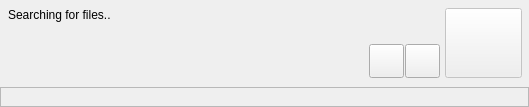
<?xml version="1.0" encoding="UTF-8"?>
<ui version="4.0">
 <class>BreakForm</class>
 <widget class="QWidget" name="BreakForm">
  <property name="geometry">
   <rect>
    <x>498</x>
    <y>364</y>
    <width>529</width>
    <height>107</height>
   </rect>
  </property>
  <property name="toolTip">
   <string></string>
  </property>
  <property name="windowTitle">
   <string>Koperek</string>
  </property>
  <widget class="QLabel" name="Label1">
   <property name="geometry">
    <rect>
     <x>8</x>
     <y>8</y>
     <width>107</width>
     <height>14</height>
    </rect>
   </property>
   <property name="text">
    <string>Searching for files..</string>
   </property>
   <property name="enabled">
    <bool>true</bool>
   </property>
   <property name="toolTip">
    <string></string>
   </property>
   <property name="palette">
    <palette>
     <active>
      <colorrole role="WindowText">
       <brush brushstyle="SolidPattern">
        <color alpha="255">
         <red>0</red>
         <green>0</green>
         <blue>0</blue>
        </color>
       </brush>
      </colorrole>
     </active>
     <inactive>
      <colorrole role="WindowText">
       <brush brushstyle="SolidPattern">
        <color alpha="255">
         <red>0</red>
         <green>0</green>
         <blue>0</blue>
        </color>
       </brush>
      </colorrole>
     </inactive>
     <disabled>
      <colorrole role="WindowText">
       <brush brushstyle="SolidPattern">
        <color alpha="255">
         <red>0</red>
         <green>0</green>
         <blue>0</blue>
        </color>
       </brush>
      </colorrole>
     </disabled>
    </palette>
   </property>
  </widget>
  <widget class="QFrame" name="AdvancedBar1">
   <property name="geometry">
    <rect>
     <x>0</x>
     <y>87</y>
     <width>529</width>
     <height>20</height>
    </rect>
   </property>
   <property name="frameShape">
    <enum>QFrame::StyledPanel</enum>
   </property>
  </widget>
  <widget class="QLabel" name="Label2">
   <property name="geometry">
    <rect>
     <x>8</x>
     <y>28</y>
     <width>5</width>
     <height>13</height>
    </rect>
   </property>
   <property name="text">
    <string></string>
   </property>
   <property name="enabled">
    <bool>true</bool>
   </property>
   <property name="toolTip">
    <string></string>
   </property>
   <property name="palette">
    <palette>
     <active>
      <colorrole role="WindowText">
       <brush brushstyle="SolidPattern">
        <color alpha="255">
         <red>0</red>
         <green>0</green>
         <blue>0</blue>
        </color>
       </brush>
      </colorrole>
     </active>
     <inactive>
      <colorrole role="WindowText">
       <brush brushstyle="SolidPattern">
        <color alpha="255">
         <red>0</red>
         <green>0</green>
         <blue>0</blue>
        </color>
       </brush>
      </colorrole>
     </inactive>
     <disabled>
      <colorrole role="WindowText">
       <brush brushstyle="SolidPattern">
        <color alpha="255">
         <red>0</red>
         <green>0</green>
         <blue>0</blue>
        </color>
       </brush>
      </colorrole>
     </disabled>
    </palette>
   </property>
  </widget>
  <widget class="QPushButton" name="SpeedButton1">
   <property name="geometry">
    <rect>
     <x>405</x>
     <y>44</y>
     <width>35</width>
     <height>34</height>
    </rect>
   </property>
   <property name="text">
    <string></string>
   </property>
   <property name="enabled">
    <bool>true</bool>
   </property>
   <property name="flat">
    <bool>false</bool>
   </property>
   <property name="toolTip">
    <string></string>
   </property>
   <property name="palette">
    <palette>
     <active>
      <colorrole role="WindowText">
       <brush brushstyle="SolidPattern">
        <color alpha="255">
         <red>0</red>
         <green>0</green>
         <blue>0</blue>
        </color>
       </brush>
      </colorrole>
     </active>
     <inactive>
      <colorrole role="WindowText">
       <brush brushstyle="SolidPattern">
        <color alpha="255">
         <red>0</red>
         <green>0</green>
         <blue>0</blue>
        </color>
       </brush>
      </colorrole>
     </inactive>
     <disabled>
      <colorrole role="WindowText">
       <brush brushstyle="SolidPattern">
        <color alpha="255">
         <red>0</red>
         <green>0</green>
         <blue>0</blue>
        </color>
       </brush>
      </colorrole>
     </disabled>
    </palette>
   </property>
  </widget>
  <widget class="QPushButton" name="SpeedButton2">
   <property name="geometry">
    <rect>
     <x>369</x>
     <y>44</y>
     <width>35</width>
     <height>34</height>
    </rect>
   </property>
   <property name="text">
    <string></string>
   </property>
   <property name="enabled">
    <bool>true</bool>
   </property>
   <property name="flat">
    <bool>false</bool>
   </property>
   <property name="toolTip">
    <string></string>
   </property>
  </widget>
  <widget class="QLabel" name="Label3">
   <property name="geometry">
    <rect>
     <x>8</x>
     <y>48</y>
     <width>3</width>
     <height>13</height>
    </rect>
   </property>
   <property name="text">
    <string></string>
   </property>
   <property name="enabled">
    <bool>true</bool>
   </property>
   <property name="toolTip">
    <string></string>
   </property>
   <property name="palette">
    <palette>
     <active>
      <colorrole role="WindowText">
       <brush brushstyle="SolidPattern">
        <color alpha="255">
         <red>0</red>
         <green>0</green>
         <blue>0</blue>
        </color>
       </brush>
      </colorrole>
     </active>
     <inactive>
      <colorrole role="WindowText">
       <brush brushstyle="SolidPattern">
        <color alpha="255">
         <red>0</red>
         <green>0</green>
         <blue>0</blue>
        </color>
       </brush>
      </colorrole>
     </inactive>
     <disabled>
      <colorrole role="WindowText">
       <brush brushstyle="SolidPattern">
        <color alpha="255">
         <red>0</red>
         <green>0</green>
         <blue>0</blue>
        </color>
       </brush>
      </colorrole>
     </disabled>
    </palette>
   </property>
  </widget>
  <widget class="QLabel" name="Label4">
   <property name="geometry">
    <rect>
     <x>8</x>
     <y>64</y>
     <width>3</width>
     <height>13</height>
    </rect>
   </property>
   <property name="text">
    <string></string>
   </property>
   <property name="enabled">
    <bool>true</bool>
   </property>
   <property name="toolTip">
    <string></string>
   </property>
   <property name="palette">
    <palette>
     <active>
      <colorrole role="WindowText">
       <brush brushstyle="SolidPattern">
        <color alpha="255">
         <red>0</red>
         <green>0</green>
         <blue>0</blue>
        </color>
       </brush>
      </colorrole>
     </active>
     <inactive>
      <colorrole role="WindowText">
       <brush brushstyle="SolidPattern">
        <color alpha="255">
         <red>0</red>
         <green>0</green>
         <blue>0</blue>
        </color>
       </brush>
      </colorrole>
     </inactive>
     <disabled>
      <colorrole role="WindowText">
       <brush brushstyle="SolidPattern">
        <color alpha="255">
         <red>0</red>
         <green>0</green>
         <blue>0</blue>
        </color>
       </brush>
      </colorrole>
     </disabled>
    </palette>
   </property>
  </widget>
  <widget class="QPushButton" name="SpeedButton3">
   <property name="geometry">
    <rect>
     <x>445</x>
     <y>8</y>
     <width>77</width>
     <height>70</height>
    </rect>
   </property>
   <property name="text">
    <string></string>
   </property>
   <property name="enabled">
    <bool>False</bool>
   </property>
   <property name="flat">
    <bool>false</bool>
   </property>
   <property name="toolTip">
    <string></string>
   </property>
   <property name="palette">
    <palette>
     <active>
      <colorrole role="WindowText">
       <brush brushstyle="SolidPattern">
        <color alpha="255">
         <red>0</red>
         <green>0</green>
         <blue>0</blue>
        </color>
       </brush>
      </colorrole>
     </active>
     <inactive>
      <colorrole role="WindowText">
       <brush brushstyle="SolidPattern">
        <color alpha="255">
         <red>0</red>
         <green>0</green>
         <blue>0</blue>
        </color>
       </brush>
      </colorrole>
     </inactive>
     <disabled>
      <colorrole role="WindowText">
       <brush brushstyle="SolidPattern">
        <color alpha="255">
         <red>0</red>
         <green>0</green>
         <blue>0</blue>
        </color>
       </brush>
      </colorrole>
     </disabled>
    </palette>
   </property>
  </widget>
 </widget>
</ui>
